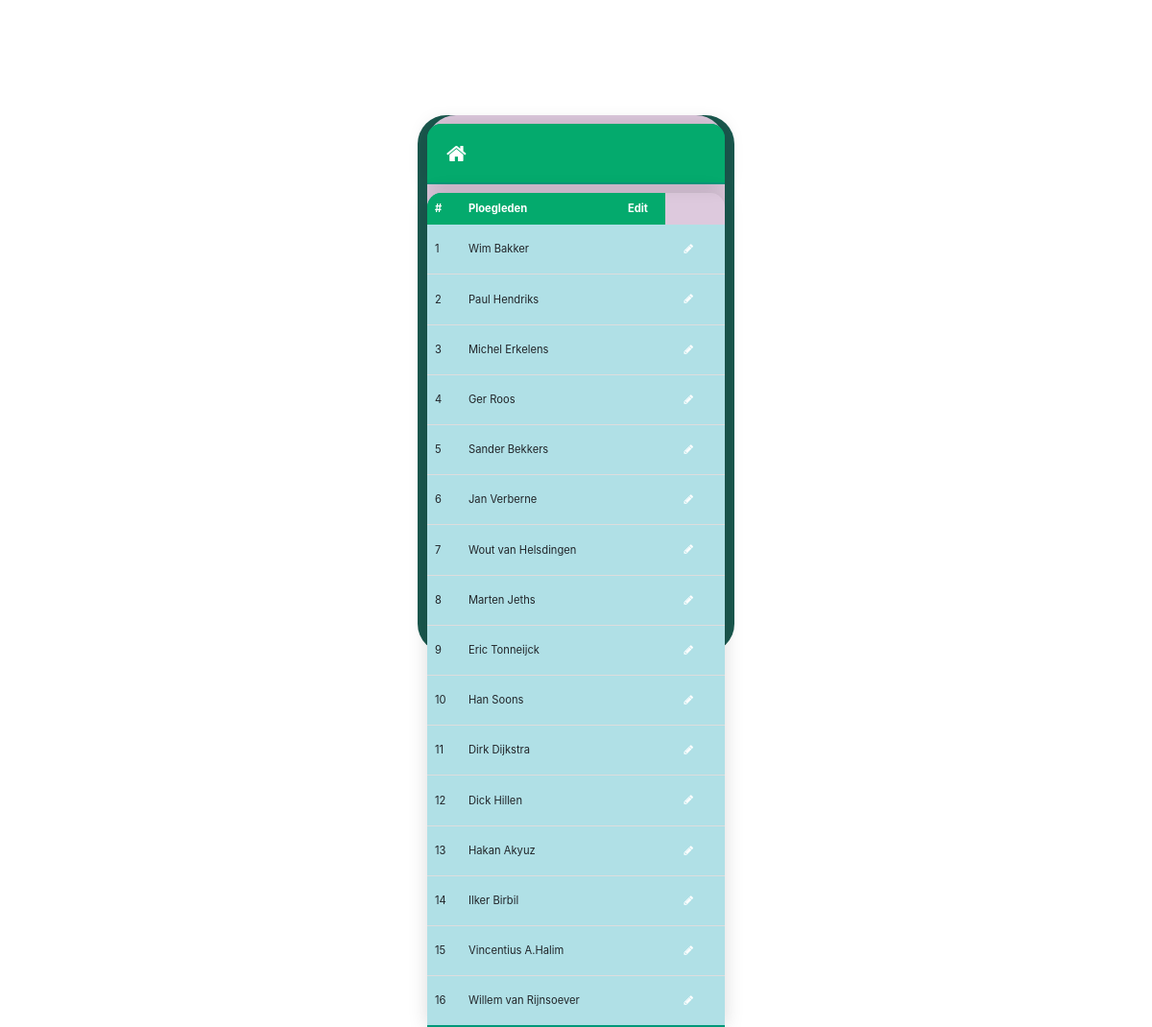
The app's page /aanmelden with its own data.
### beatrix/models.py (models this page shows, shortened)
class Person(models.Model):
    name = models.CharField(max_length=100)
    email = models.CharField(max_length=100,blank=True)
    is_flex = models.BooleanField(default=False)        #wil ingedeeld worden in flexpoule
    is_host = models.BooleanField(default=False)        #kan flexhost zijn
    keuzes = models.IntegerField(default=0) #aantal keren als host gekozen

### beatrix/views.py (the view)
# urls.py: path('aanmelden', PersonListView.as_view(), name='aanmelden'),
class PersonListView (ListView):
    model=Person
    queryset = Person.objects.all()
    template_name='beatrix/personlistview.html'
    def get_context_data(self, **kwargs):
        queryset = super().get_queryset()
        query = self.request.GET.get('q')
        rooster = Flexevent.objects.all()
        flexpool = Person.objects.all()
        context={
        'object_list':flexpool,
        'rooster':rooster,
       }
        return context
    def get_queryset(self): # new
        flexpool = Person.objects.all()
        rooster = Flexevent.objects.all()
        results=flexpool
        return flexpool,rooster

### templates/beatrix/personlistview.html (shortened to what this page needs)
{% extends 'base.html' %} {% block content %}
{% load static %}
<div class="mobile">
  <div class="phone">
     <div class="phone-mirror">
<table class="beatrix-table">
  <thead>
    <tr>
      <th> <a href="/" class="fa fa-home fa-2x" ></a></th>
    </tr>
  </thead>
</table>
         <table class="beatrix-table">
      <thead>
        <tr>
          <th >#</th>
          <th >Ploegleden</th>
          <th >Edit</th>
        </tr>
      </thead>
      <tbody>
      {% for p in object_list %}
      <tr>
        <td > {{p.id}}</td>
        <td > {{ p.name }}</td>
        <td >{{p.pos1}}</td>
        <td  > <a href="{% url 'beatrix:person_change' p.id %}" class="fa fa-pencil fa-sm"  ></a></td>
      {% endfor %}
      </tr>
    </table>
  </div>
</div>
{% endblock %}

### templates/base.html (shortened to what this page needs)
<!DOCTYPE html>
<html lang="en">
<head>
<form>
    {% load static %}
    <link rel="stylesheet" href="https://maxcdn.bootstrapcdn.com/bootstrap/4.5.2/css/bootstrap.min.css" />
    <link rel="stylesheet" type="text/css" href="{% static 'css/beatrix.css' %}" />
    <link rel="stylesheet" href="{% static 'font_awesome/css/font-awesome.css' %}" />
</head>
<body>
    <div class="container">
        <div class="col-sm l-auto">
            {% block content %}
            {% endblock %}
        </div>
    </div>
</body>
</html>

### beatrix/static/css/beatrix.css (style rules this page uses)
:root { font-family: sans-serif; }
.beatrix-table { border-collapse: collapse; margin: 9px 0; font-size: 0.7em; min-width: 310px; border-radius: 15px 15px 0 0; overflow: hidden; box-shadow: 0 0 20px rgba(0, 0, 0, 0.15); }
.beatrix-table thead tr { background-color: #009879; color: #ffffff; text-align: left; font-weight: bold; }
.beatrix-table th, .beatrix-table td { padding: 8px 8px; }
.beatrix-table tbody tr { border-bottom: 1px solid #dddddd; line-height: 7px; }
.beatrix-table tbody tr:nth-of-type(even) { background-color: #f3f3f3; }
.beatrix-table tbody tr:last-of-type { border-bottom: 2px solid #009879; }
a { display: block; color: white; text-align: center; padding: 12px; text-decoration: none; }
td { background-color: powderblue }
th { background-color: #04AA6D; color: white; }
.mobile { height: 100vh; display: flex; justify-content: center; align-items: center; }
.phone { display: flex; justify-content: center; align-items: center; width: 330px; height: 560px; background: #1a584e; border-radius: 30px; padding: 10px; }
.phone-mirror { position: relative; width: 330px; height: 560px; background-color: rgb(221, 201, 221); border-radius: 30px; }

### records on screen
Person: id "1", name "Wim Bakker"
Person: id "2", name "Paul Hendriks"
Person: id "3", name "Michel Erkelens"
Person: id "4", name "Ger Roos"
Person: id "5", name "Sander Bekkers"
Person: id "6", name "Jan Verberne"
Person: id "7", name "Wout van Helsdingen"
Person: id "8", name "Marten Jeths"
Person: id "9", name "Eric Tonneijck"
Person: id "10", name "Han Soons"
Person: id "11", name "Dirk Dijkstra"
Person: id "12", name "Dick Hillen"
Person: id "13", name "Hakan Akyuz"
Person: id "14", name "Ilker Birbil"
Person: id "15", name "Vincentius A.Halim"
Person: id "16", name "Willem van Rijnsoever"
